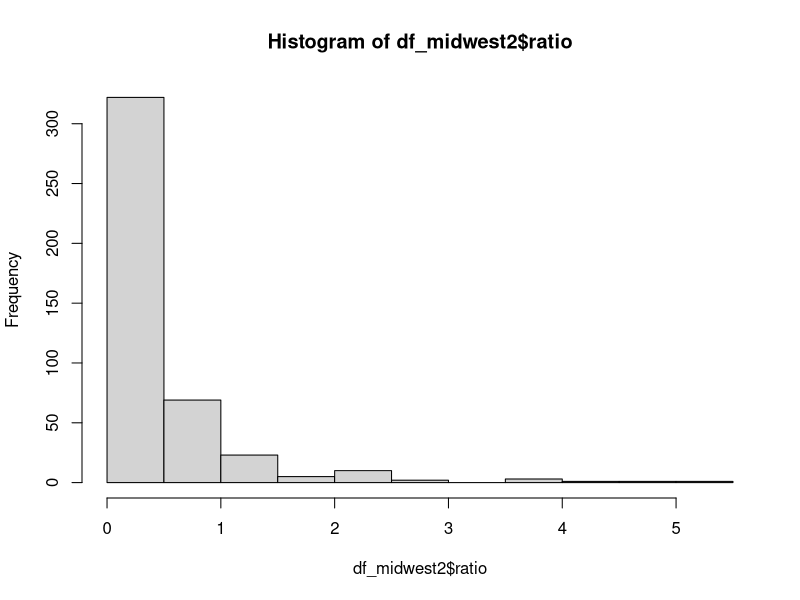
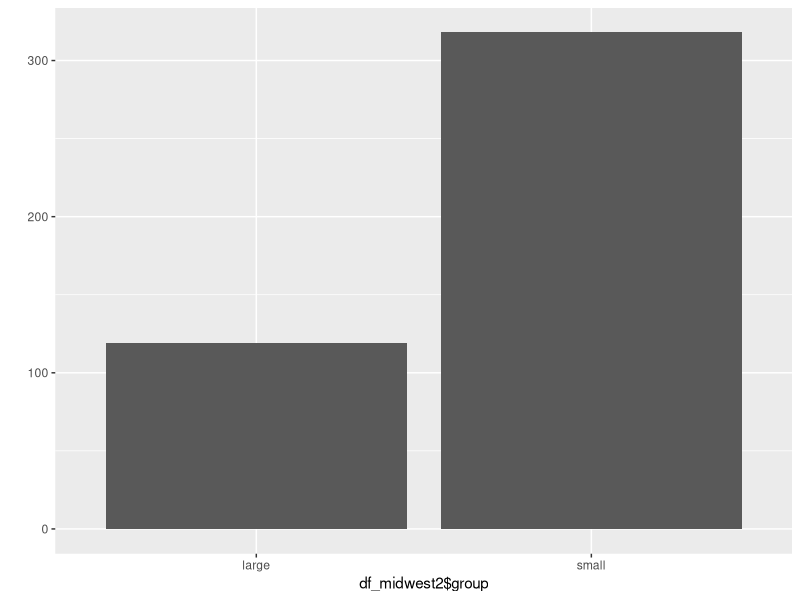

Write R code to recreate these figures, in order.
library(ggplot2)
library(dplyr)

# 문제1. ggplot2의 midwest 데이터를 데이터 프레임 형태로 불러와서 데이터의 특성을 파악하세요.
library(ggplot2)
library(dplyr)

df_midwest = midwest

View(df_midwest)
str(df_midwest)
head(df_midwest)
tail(df_midwest)
summary(df_midwest)


# 문제2. poptotal(전체인구)을 total로, popasian(아시아 인구)을 asian으로 변수명을 수정하세요.

rename(df_midwest, total=poptotal, asian=popasian) -> df_midwest2

names(df_midwest2[5])
names(df_midwest2[10])


# 문제3. total, asian 변수를 이용해 '전체 인구 대비 아시아 인구 백분율' 파생변수를 만들고, 히스토그램을 만들어 도시들이 어떻게 분포하는지 살펴보세요.

df_midwest2$ratio = df_midwest2$asian/df_midwest2$total*100
hist(df_midwest2$ratio)


# 문제4. 아시아 인구 백분율 전체 평균을 구하고, 평균을 초과하면 "large", 그 외에는 "small"을 부여하는 파생변수를 만들어 보세요

mean(df_midwest2$ratio)

df_midwest2$group = ifelse(df_midwest2$ratio > mean(df_midwest2$ratio), "large", "small")


# 문제5. "lage"와 "small"에 해당하는 지역이 얼마나 되는지, 빈도표와 빈도 막대 그래프를 만들어 확인해 보세요.

table(df_midwest2$group)
qplot(df_midwest2$group)